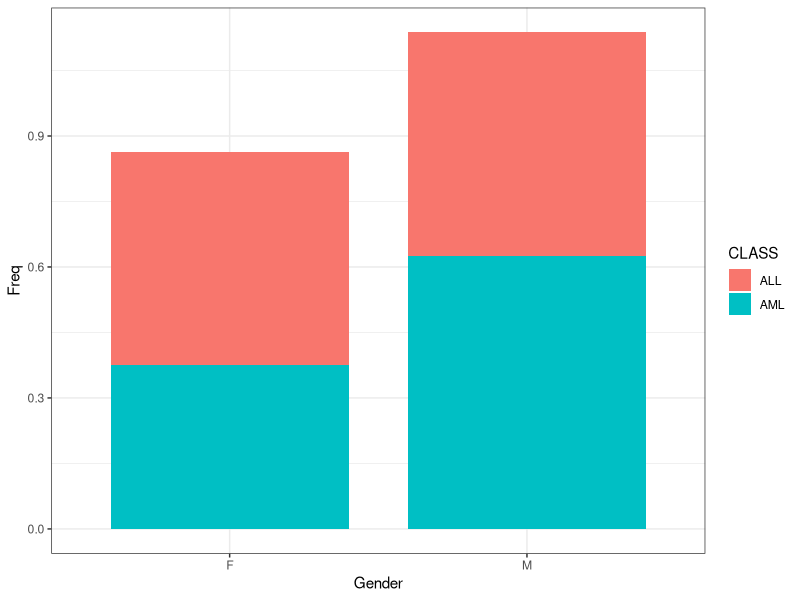
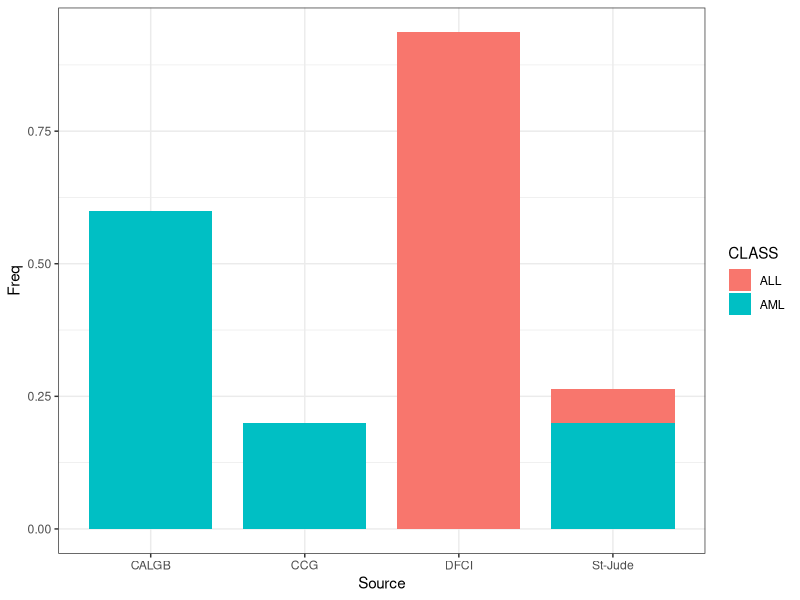
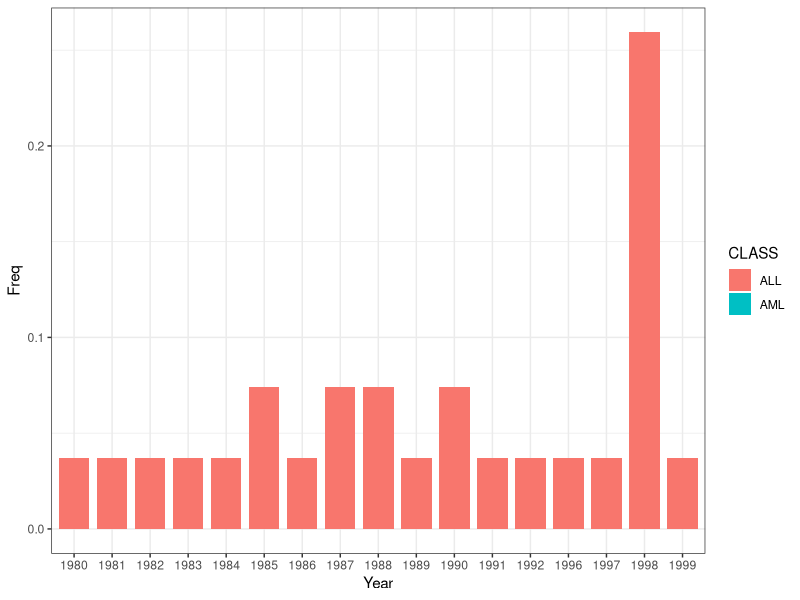
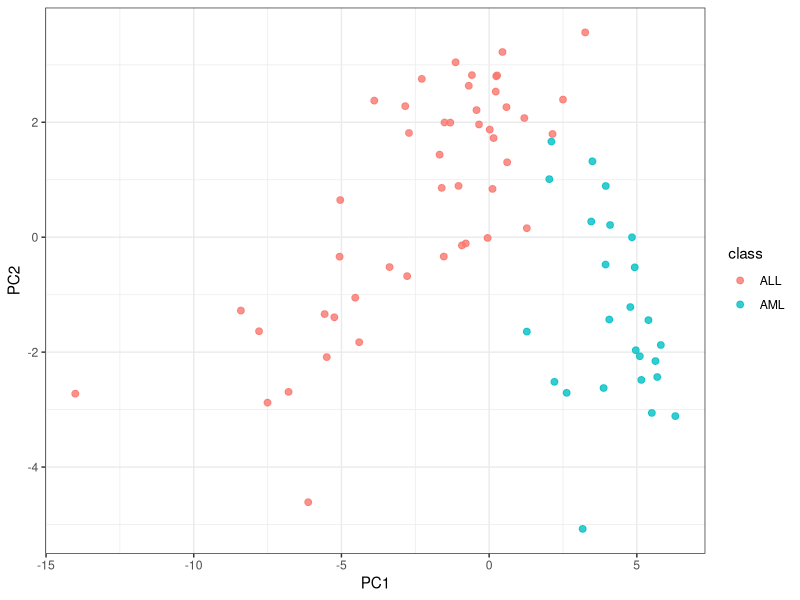
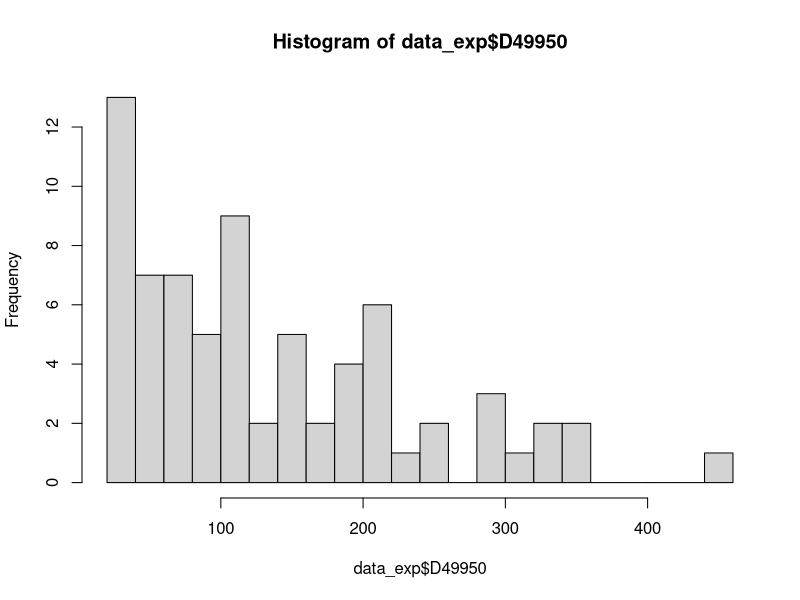
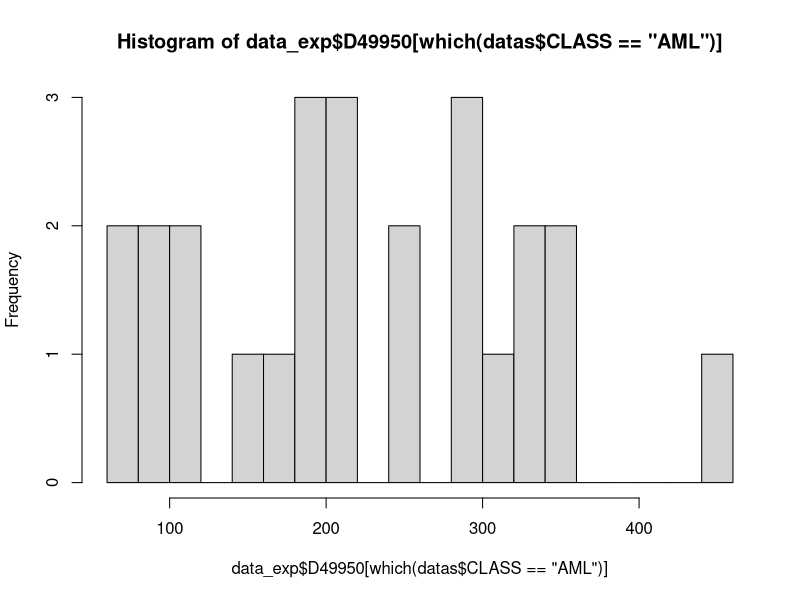

Recreate these plots in R, in order.
# Genes Leukemia dataset - basic feature engineering ----
library(ggplot2)

datas <- read.csv("Exercises/genes-leukemia.csv", stringsAsFactors = F)
str(datas)
summary(datas)

# "?" transform to NA! It's a must.
datas[datas == "?"] <- NA
summary(datas)

# Categorical features exploration ----
table.freq <- table(datas[, c("CLASS", "Gender")])
table.freq[1,] <- table.freq[1,]/sum(table.freq[1,])
table.freq[2,] <- table.freq[2,]/sum(table.freq[2,])
DF1 <- as.data.frame(table.freq)

ggplot(DF1, aes(x = Gender, y = Freq, fill = CLASS)) +
  geom_bar(stat = "identity", width = 0.8) +
  theme_bw()

fisher.test(table(datas[, c("CLASS", "Gender")]))

table.freq <- table(datas[, c("CLASS", "Source")])
table.freq[1,] <- table.freq[1,]/sum(table.freq[1,])
table.freq[2,] <- table.freq[2,]/sum(table.freq[2,])
DF1 <- as.data.frame(table.freq)

ggplot(DF1, aes(x = Source, y = Freq, fill = CLASS)) +
  geom_bar(stat = "identity", width = 0.8) +
  theme_bw()

chisq.test(table(datas[, c("CLASS", "Source")]))

table.freq <- table(datas[, c("CLASS", "Year")])
# no data for AML
table.freq[1,] <- table.freq[1,]/sum(table.freq[1,])
table.freq[2,] <- table.freq[2,]/sum(table.freq[2,])
DF1 <- as.data.frame(table.freq)

ggplot(DF1, aes(x = Year, y = Freq, fill = CLASS)) +
 geom_bar(stat = "identity", width = 0.8) +
 theme_bw()

# Numerical features exploration ----
int_cols <- sapply(datas, is.integer)
data_exp <- datas[, int_cols]

# PCA
data_pc <- prcomp(data_exp, center = TRUE, scale. = TRUE)

ggplot(data.frame(data_pc$x[,1:2], class = datas$CLASS), aes(PC1, PC2, color = class)) +
  geom_point(size = 2, alpha = 0.8) +
  theme_bw()

# Normality testing
shapiro.test(data_exp$D49950)
hist(data_exp$D49950, breaks = 20)
shapiro.test(data_exp$D49950[which(datas$CLASS == "ALL")])
shapiro.test(data_exp$D49950[which(datas$CLASS == "AML")])
hist(data_exp$D49950[which(datas$CLASS == "AML")], breaks = 15)

# Two sample mean testing
t.test(data_exp$D49950[which(datas$CLASS == "ALL")], data_exp$D49950[which(datas$CLASS == "AML")], paired = F)
wilcox.test(data_exp$D49950[which(datas$CLASS == "ALL")], data_exp$D49950[which(datas$CLASS == "AML")], paired = F)
